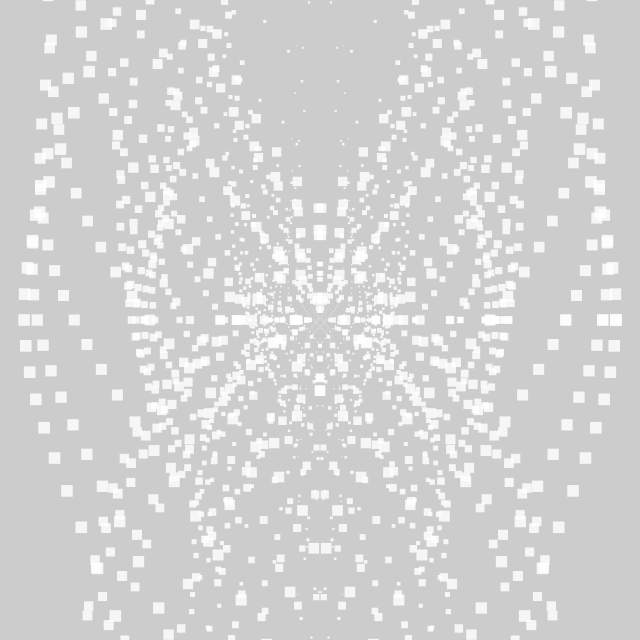
Frame 1 (no input)
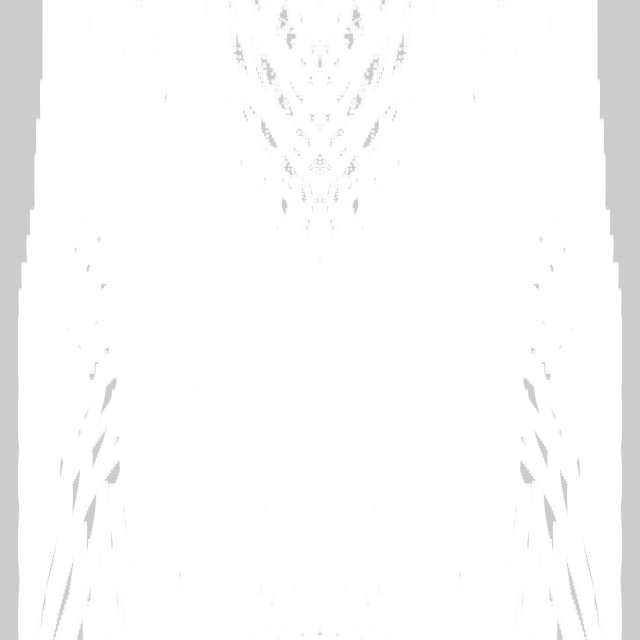
Frame 60 (the mouse pressed at the canvas centre just before this capture)
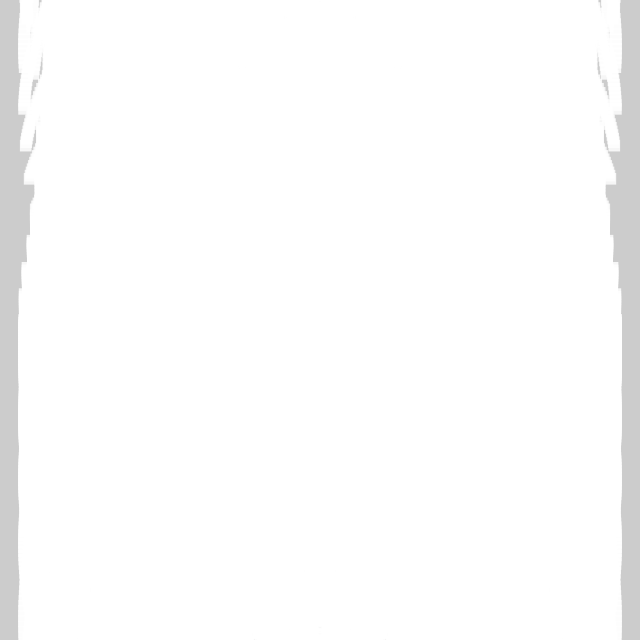
Frame 120 (the mouse held since frame 60 and released just before this capture)

The Processing sketch that drew these frames (run headless with seeded random() and noise(); from frame 60 on, the mouse is pressed at the canvas centre):

// Processing sketch: day027
// ── day027.pde
float f, g, t;
void setup() {
  size(640, 640);
  fill(-1, 210);
  noStroke();
  rectMode(3);
}
void draw() {
  clear();
  for (f=0; f<300; f+=8)
    for (g=0; g<TAU; g+=PI/36)square(cos(g+cos(PI*f/60)+cos(t*2))*f+320, tan(g+t)*f+320, PI*f/80);
  t+=PI/360;
}
